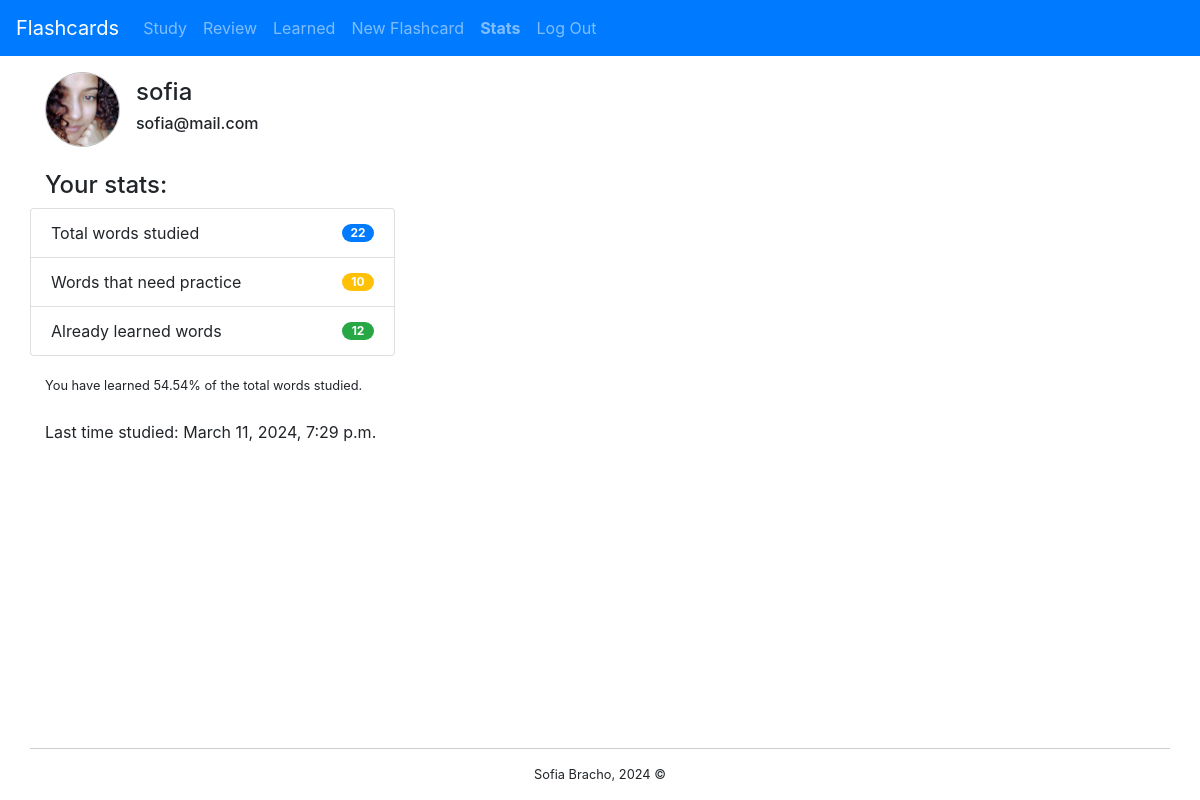
Before: /profile (signed in) with the older database file.
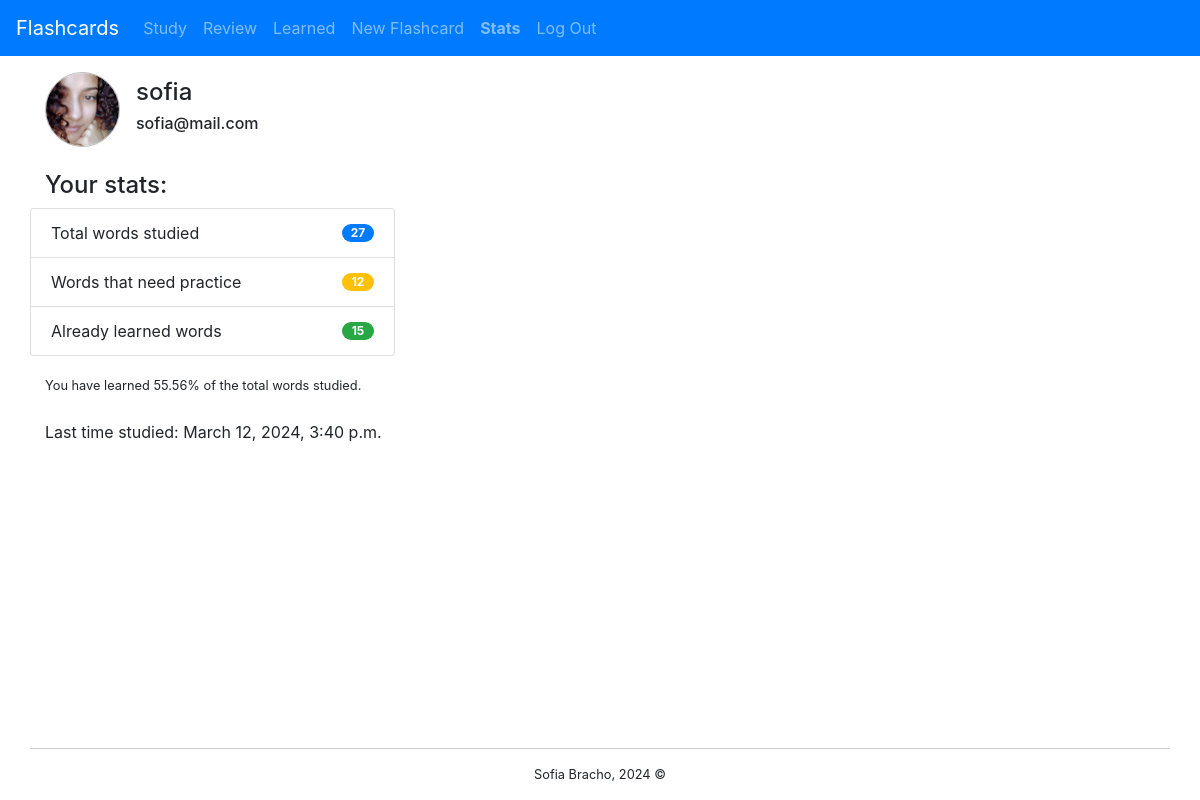
After: the same page with the newer database file.
### flashcards/models.py (models this page shows, shortened)
class User(AbstractUser):
    profile_pic = models.ImageField(upload_to=profile_pic_src, default='img/users/default.jpg', null=True, blank=True)

class Stats(models.Model):
    user = models.OneToOneField(User, on_delete=models.CASCADE)
    total_cards = models.IntegerField(default=0)
    need_practice_cards = models.IntegerField(default=0)
    learned_cards = models.IntegerField(default=0)
    percent_learned = models.DecimalField(default=100.00, max_digits=5, decimal_places=2)
    last_studied = models.DateTimeField(default=None, null=True, blank=True)

### flashcards/views.py (the view)
# urls.py: path("profile", views.profile, name="profile"),
@login_required
def profile(request):
    stats = Stats.objects.get(user=request.user)
    return render(request, "flashcards/stats.html", {
        'stats': stats
    })

### flashcards/templates/flashcards/stats.html
{% extends "flashcards/layout.html" %}
{% load static %}
{% block body %}
    <div class="container mt-3">
      <div id="user-info">
        {% if user.profile_pic %}
          <img src="{{ user.profile_pic.url }}" alt="Profile picture">
        {% else %}
          <img src="{% static 'img/users/default.jpg' %}" alt="Profile picture">
        {% endif %}
        <div>
          <h4>{{ user.username }}</h4>
          <h6>{{ user.email }}</h6>
        </div>
      </div>
      <h4 class="mt-4">Your stats:</h4>
      <div class="stats row mb-3">
        <ul class="list-group col-4">
          <li class="list-group-item d-flex justify-content-between align-items-center">
            Total words studied
            <span class="badge bg-primary rounded-pill">{{ stats.total_cards }}</span>
          </li>
          <li class="list-group-item d-flex justify-content-between align-items-center">
            Words that need practice
            <span class="badge bg-warning rounded-pill">{{ stats.need_practice_cards }}</span>
          </li>
          <li class="list-group-item d-flex justify-content-between align-items-center">
            Already learned words
            <span class="badge bg-success rounded-pill">{{ stats.learned_cards }}</span>
          </li>
        </ul>
      </div>
      <small>You have learned {{ stats.percent_learned }}% of the total words studied.</small>
      <br>
      <br>
      {% if stats.last_studied %}
        <p>Last time studied: {{ stats.last_studied }}</p>
      {% else %}
        <p>Start you first study session now!</p>
        <a href="{% url 'study' %}" class="btn btn-primary">Go study</a>
      {% endif %}
    </div>
{% endblock %}

### flashcards/templates/flashcards/layout.html (shortened to what this page needs)
{% load static %}
<!DOCTYPE html>
<html lang="en">
    <head>
        <link rel="stylesheet" href="https://stackpath.bootstrapcdn.com/bootstrap/4.4.1/css/bootstrap.min.css">
        <link href="{% static 'flashcards/styles.css' %}" rel="stylesheet">
    </head>
    <body>
        <nav class="navbar navbar-expand-lg navbar-dark bg-primary" data-bs-theme="dark">
            <a class="navbar-brand" href="/">Flashcards</a>
            <div>
              <ul class="navbar-nav mr-auto">
                {% if user.is_authenticated %}
                    <li class="nav-item">
                        <a class="nav-link" href="{% url 'study' %}">Study</a>
                    </li>
                    <li class="nav-item">
                        <a class="nav-link" href="{% url 'review' %}">Review</a>
                    </li>
                    <li class="nav-item">
                        <a class="nav-link" href="{% url 'learned' %}">Learned</a>
                    </li>
                    <li class="nav-item">
                        <a class="nav-link" href="{% url 'new_flashcard' %}">New Flashcard</a>
                    </li>
                {% endif %}
                {% if user.is_authenticated %}
                    <li class="nav-item">
                        <a class="nav-link" href="{% url 'profile' %}"><strong>Stats</strong></a>
                    </li>
                    <li class="nav-item">
                        <a class="nav-link" href="{% url 'logout' %}">Log Out</a>
                    </li>
                {% endif %}
              </ul>
            </div>
        </nav>
        <div class="body">
            {% block body %}
            {% endblock %}
            <footer class="fg-1">
                <small class="container">Sofia Bracho, 2024 ©</small>
            </footer>
        </div>
    </body>
</html>

### flashcards/static/flashcards/styles.css (style rules this page uses)
.body { display: flex; flex-direction: column; min-height: calc(100vh - 56px); }
.fg-1 { flex-grow: 1; }
footer.fg-1 { display: flex; flex-direction: column; justify-content: flex-end; margin-top: 1rem; }
footer.fg-1 small { text-align: center; height: auto; border-top: 1px #cecece solid; padding: 1rem; }
.stats ul li span { color: white; min-width: 2rem; max-width: max-content; }
#user-info { display: flex; align-items: center; }
#user-info img { border-radius: 50%; width: 75px; height: 75px; object-fit: cover; margin-right: 1rem; border: 1px solid rgb(185, 185, 185); }

Changed rows visible on the page:
changed Stats: total_cards "22" → "27"; need_practice_cards "10" → "12"; learned_cards "12" → "15"; percent_learned "54.54" → "55.56"; last_studied "March 11, 2024, 7:29 p.m." → "March 12, 2024, 3:40 p.m."
